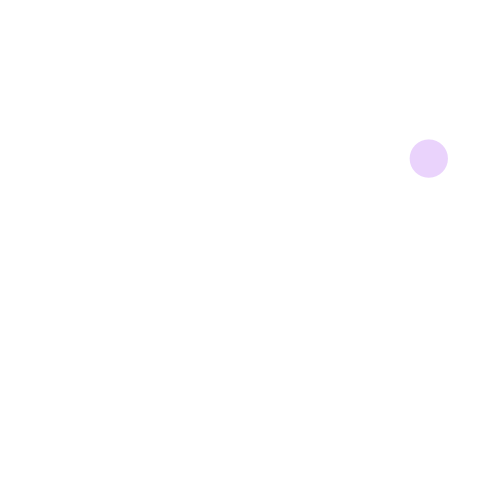
Frame 1 (no input)
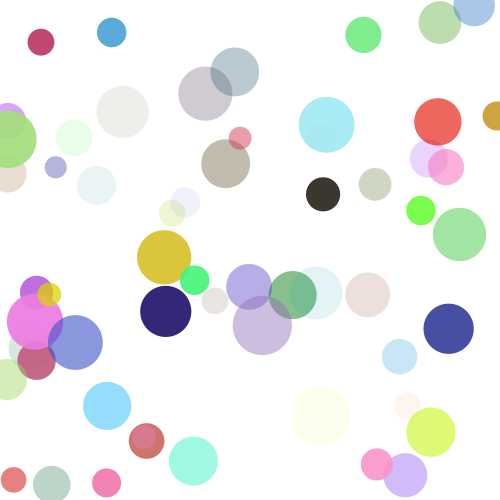
Frame 60 (the mouse pressed at the canvas centre just before this capture)
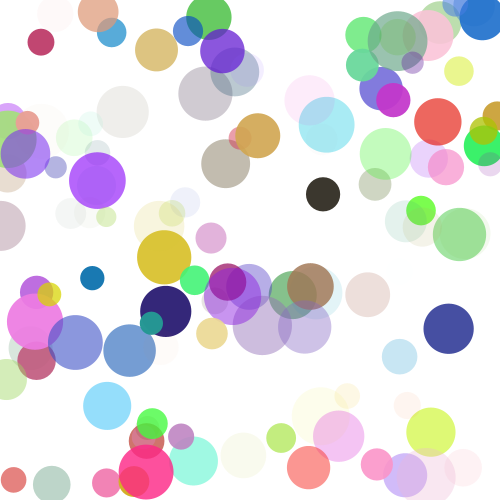
Frame 120 (the mouse held since frame 60 and released just before this capture)

The Processing sketch that drew these frames (run headless with seeded random() and noise(); from frame 60 on, the mouse is pressed at the canvas centre):

// Processing sketch: colors
// ── colors.pde
// sketch creado por Daniel Shiffman(2015) en su libro de Learning processing. p. 62.
float r;
float g;
float b;
float a;

float diam;
float x;
float y;

void setup(){
  size(500,500);
  background(255);
}

void draw(){
  r = random(255);
  g = random(255);
  b = random(255);
  a = random(255);
  x = random(500);
  y = random(500);
  diam = random(20,60);


  // use values to drwa an ellipse
  noStroke();
  fill(r,g,b,a);
  ellipse(x,y,diam,diam);
  save("wall_of_colors.png");
}
